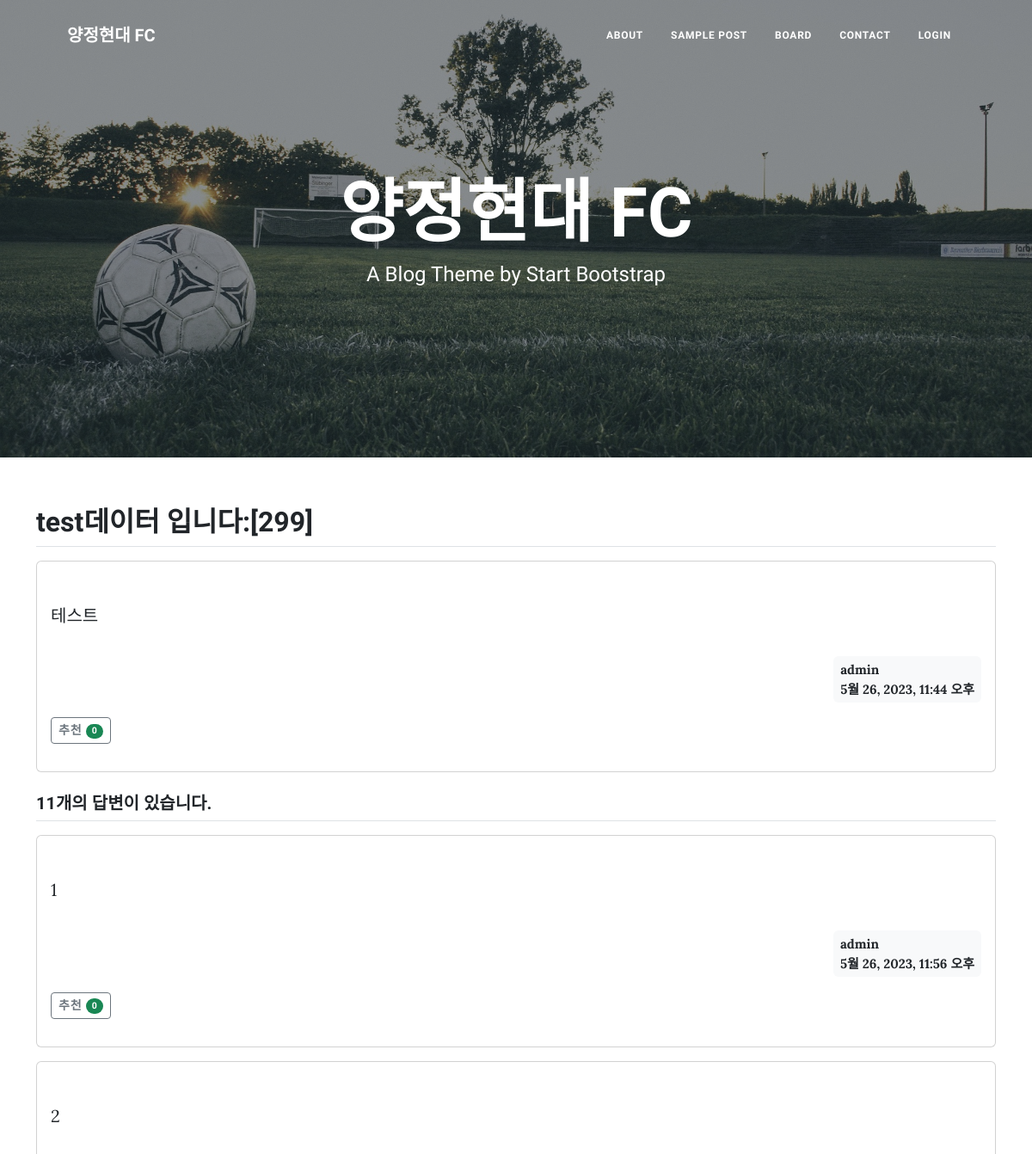
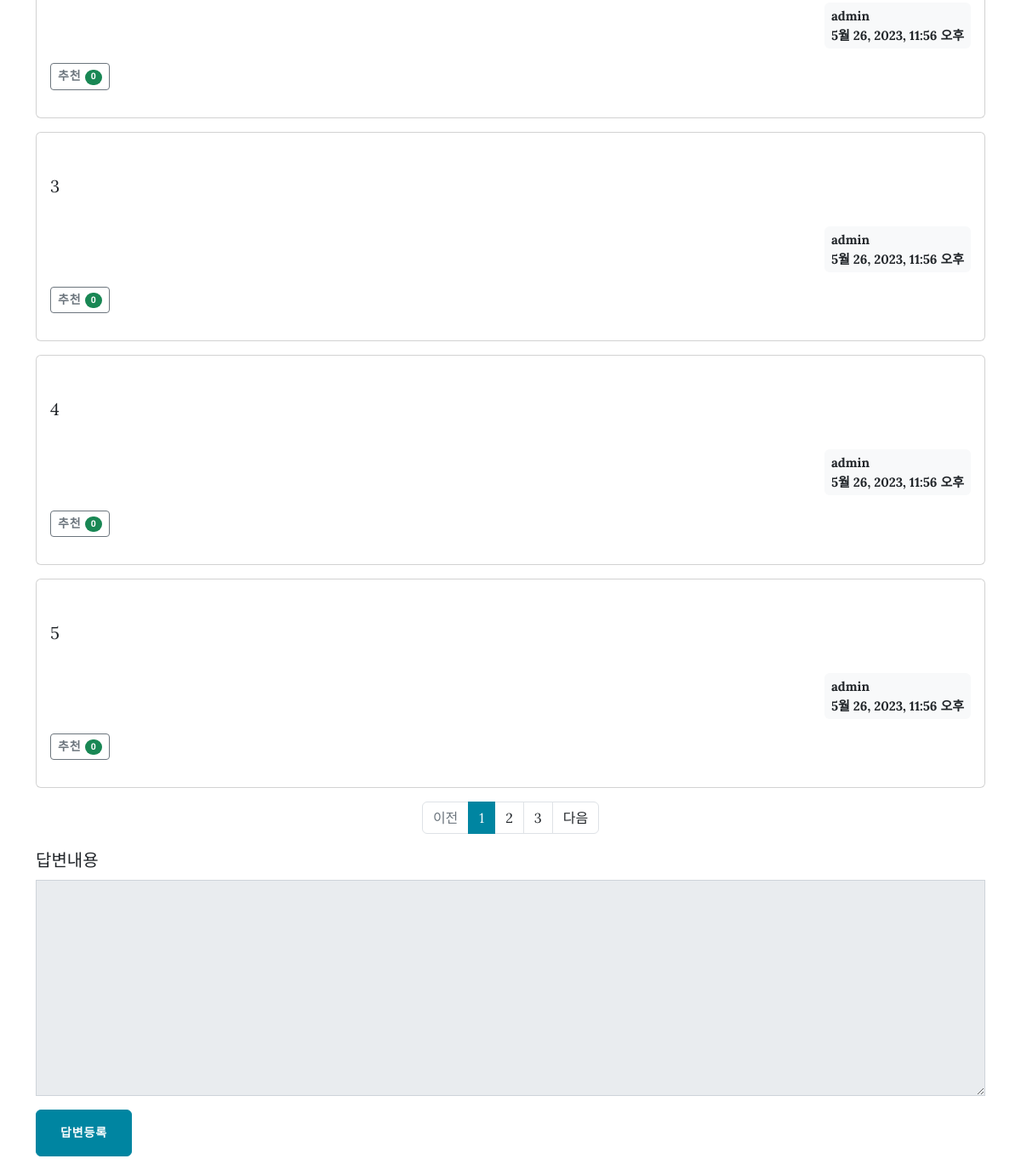
/soccer/306/, run on the app's committed database (2 pictures, top to bottom).
### soccer/models.py (models this page shows, shortened)
class Question(models.Model):
    author = models.ForeignKey(User, on_delete=models.CASCADE, related_name='author_question')
    subject = models.CharField(max_length=200)
    content = models.TextField()
    create_date = models.DateTimeField()
    modify_date = models.DateTimeField(null=True, blank=True)
    voter = models.ManyToManyField(User, related_name='voter_question') #추천인 추가

class Answer(models.Model):
    author = models.ForeignKey(User, on_delete=models.CASCADE, related_name='author_answer')
    question = models.ForeignKey(Question, on_delete=models.CASCADE)
    content = models.TextField()
    create_date = models.DateTimeField()
    modify_date = models.DateTimeField(null=True, blank=True)
    voter = models.ManyToManyField(User, related_name='voter_answer')

### soccer/views/base_views.py (the view)
def detail(request, question_id):
    question = get_object_or_404(Question, pk=question_id)
    page = request.GET.get('page', '1')
    answer_list = Answer.objects.filter(question=question).order_by('-voter')
    paginator = Paginator(answer_list, 5)
    page_obj = paginator.get_page(page)
    context = {'answer_list': page_obj, 'question': question, 'page':page}
    return render(request, 'soccer/question_detail.html', context)

### soccer/templatetags/soccer_filter.py (called while the page is built)
@register.filter
def mark(value):
    extensions = ["nl2br", "fenced_code"]
    """
    mark 함수는 markdown 모듈과 mark_safe 함수를 이용하여 입력 문자열을 HTML로 변환하는 필터 함수이다
    nl2br은 줄바꿈 문자를 <br> 로 바꾸어 준다. fenced_code는 위에서 살펴본 마크다운의 소스코드 표현을 위해 필요하다.
    nl2br을 사용하지 않을 경우 줄바꿈을 하기 위해서는 줄 끝에 스페이스(' ')를 두개 연속으로 입력해야 한다.
    """
    return mark_safe(markdown.markdown(value, extensions=extensions))

### templates/soccer/question_detail.html (shortened to what this page needs)
{% extends 'base.html' %}
{% load soccer_filter %}
{% load static %}
{% block content %}
<header class="masthead" style="background-image: url({% static 'assets/img/football4.jpg' %})">
    <div class="container position-relative px-4 px-lg-5">
        <div class="row gx-4 gx-lg-5 justify-content-center">
            <div class="col-md-10 col-lg-8 col-xl-7">
                <div class="site-heading">
                    <h1>양정현대 FC</h1>
                    <span class="subheading">A Blog Theme by Start Bootstrap</span>
                </div>
            </div>
        </div>
    </div>
  </header>
<div class="container my-3">
    <h2 class="border-bottom py-2">{{ question.subject }}</h2>
    <div class="card my-3">
        <div class="card-body">
            <div class="card-text" >{{ question.content|mark }}</div>
            <div class="d-flex justify-content-end">
                <div class="badge bg-light text-dark p-2 text-start">
                    <div class="mb-2">{{ question.author.username }}</div>
                    <div>{{ question.create_date }}</div>
                </div>
            </div>
            <div class="my-3">
                <a href="javascript:void(0)" data-uri="{% url 'soccer:question_vote' question.id  %}"
               class="recommend btn btn-sm btn-outline-secondary"> 추천
                <span class="badge rounded-pill bg-success">{{question.voter.count}}</span>
            </a>
            </div>
        </div>
    </div>
    <h5 class="border-bottom my-3 py-2">{{question.answer_set.count}}개의 답변이 있습니다.</h5>
    {% for answer in answer_list %}
    <div class="card my-3">
        <div class="card-body">
            <div class="card-text">{{ answer.content|mark }}</div>
            <div class="d-flex justify-content-end">
                <div class="badge bg-light text-dark p-2 text-start">
                    <div class="mb-2">{{ answer.author.username }}</div>
                    <div>{{ answer.create_date }}</div>
                </div>
            </div>
            <div class="my-3">
                <a href="javascript:void(0)" data-uri="{% url 'soccer:answer_vote' answer.id  %}"
               class="recommend btn btn-sm btn-outline-secondary"> 추천
                <span class="badge rounded-pill bg-success">{{answer.voter.count}}</span>
            </a>
            </div>
        </div>
    </div>
    {% endfor %}
    <ul class="pagination justify-content-center">
        {% if answer_list.has_previous %}
        <li class="page-item">
            <a class="page-link" href="?page={{answer_list.previous_page_number}}">이전</a>
        </li>
        {% else %}
        <li class="page-item disabled">
            <a class="page-link" tabindex="-1" aria-disabled="true" href="#">이전</a>
        </li>
        {% endif %}
        {% for page_number in answer_list.paginator.page_range %}
        {% if page_number >= answer_list.number|add:-5 and page_number <= answer_list.number|add:5 %}
        {% if page_number == answer_list.number %}
            <li class="page-item active" aria-current="page">
                <a class="page-link" href="?page={{page_number}}">{{page_number}}</a>
            </li>
            {% else %}
            <li class="page-item">
                <a class="page-link" href="?page={{page_number}}">{{page_number}}</a>
            </li>
        {% endif %}
        {% endif %}
        {% endfor %}
        {% if answer_list.has_next %}
        <li class="page-item">
            <a class="page-link" href="?page={{answer_list.next_page_number}}">다음</a>
        </li>
        {% else %}
        <li class="page-item disabled">
            <a class="page-link" tabindex="-1" aria-disabled="true" href="#">다음</a>
        </li>
        {% endif %}
    </ul>
    <form action="{% url 'soccer:answer_create' question.id %}" method="post" class="my-3">
        <div class="mb-3">
            <label for="content" class="form-label">답변내용</label>
            <textarea {% if not user.is_authenticated %}disabled{% endif %}
                      name="content" id="content" class="form-control" rows="10"></textarea>
        </div>
        <input type="submit" value="답변등록" class="btn btn-primary">
    </form>
</div>
{% endblock %}

### data on the page
Question: subject "test데이터 입니다:[299]", content|mark "테스트", author.username "admin", create_date "5월 26, 2023, 11:44 오후", voter.count "0", answer_set.count "11"
Answer: content|mark "1", author.username "admin", create_date "5월 26, 2023, 11:56 오후", voter.count "0"
Answer: content|mark "2", author.username "admin", create_date "5월 26, 2023, 11:56 오후", voter.count "0"
Answer: content|mark "3", author.username "admin", create_date "5월 26, 2023, 11:56 오후", voter.count "0"
Answer: content|mark "4", author.username "admin", create_date "5월 26, 2023, 11:56 오후", voter.count "0"
Answer: content|mark "5", author.username "admin", create_date "5월 26, 2023, 11:56 오후", voter.count "0"

### other printed values
{{ page_number }} "1"
{{ page_number }} "2" "3"
